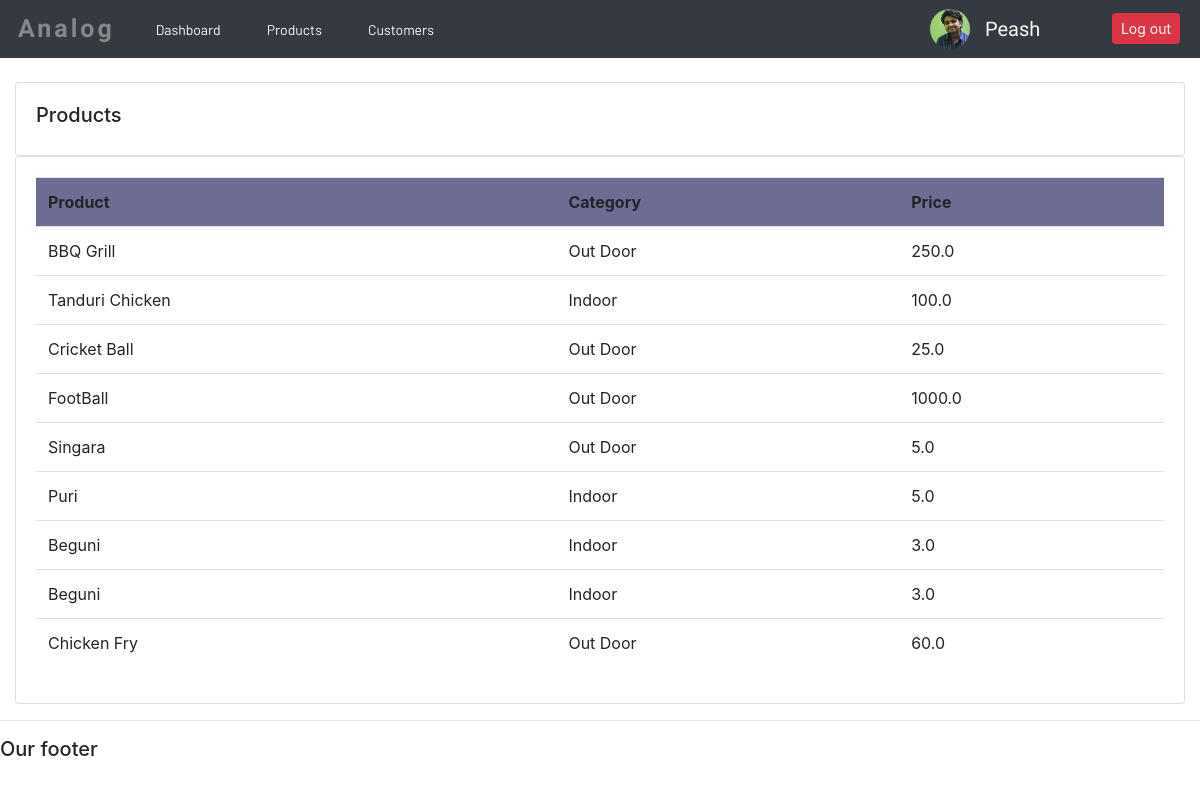
Screenshot of /products/ (signed in) with the database file from the repository.
### analog/models.py (models this page shows, shortened)
class Customer(models.Model):
    user = models.OneToOneField(User, null=True, on_delete=models.CASCADE)
    name = models.CharField(max_length=200, null=True)
    phone = models.CharField(max_length=11, null=True)
    image=models.ImageField(default='defult.png',null=True,blank=True)
    email = models.CharField(max_length=50, null=True)
    date_created = models.DateTimeField(auto_now_add=True)

class Product(models.Model):
    CATAGORY = (
        ('Indoor', 'Indoor'),
        ('Out Door', 'Out Door'),
    )
    name = models.CharField(max_length=200, null=True)
    price = models.FloatField(null=True)
    catagory = models.CharField(max_length=200, null=True, choices=CATAGORY)
    description = models.CharField(max_length=200, null=True, blank=True)
    date_creates = models.DateTimeField(auto_now_add=True)
    tags = models.ManyToManyField(Tag)

### analog/c_decorators.py (the view)
        def wraper_function(request, *args, **kwargs):
            group = None
            if request.user.groups.exists():
                group = request.user.groups.all()[0].name
            if group in allowed_roles:
                return view_func(request, *args, **kwargs)
            else:
                return HttpResponse("you are not authorised to view this page..")

### analog/views.py (called while the page is built)
@login_required(login_url='log_in')
@allowed_users(allowed_roles=['Admin'])
def products(request):
    product = Product.objects.all()
    context = {
        "product": product
    }
    return render(request, "analog/products.html", context)

### templates/analog/products.html
{% extends 'analog/main.html' %}
{% block content %}
		<br>
		<div class="row">
			<div class="col-md">
				<div class="card card-body">
					<h5>Products</h5>
				</div>
				<div class="card card-body">
					<table class="table">
						<tr>
							<th>Product</th>
							<th>Category</th>
							<th>Price</th>
						</tr>
						{% for i in product %}
						<tr>
							<td>{{ i.name }}</td>
							<td>{{ i.catagory }}</td>
							<td>{{ i.price }}</td>
						</tr>
						{%  endfor %}
					</table>
				</div>
			</div>
		</div>
{% endblock content %}

### templates/analog/navbar.html (shortened to what this page needs)
{% load static %}
<nav class="navbar navbar-expand-lg navbar-dark bg-dark">
  <a class="navbar-brand" href="#"><p id="logo">Analog</p></a>
  <div class="collapse navbar-collapse" id="navbarNav">
    {% if request.user.is_staff %}
        <ul class="navbar-nav">
      <li class="nav-item active">
        <a class="nav-link" href="{% url 'home' %}"><p>Dashboard</p></a>
      </li>
      <li class="nav-item">
        <a class="nav-link" href="{% url 'products' %}"><p>Products</p></a>
      </li>
      <li class="nav-item">
        <a class="nav-link" href="#"><p>Customers</p></a>
      </li>
    </ul>
        {% else %}
        <ul class="navbar-nav">
        <li class="nav-item">
        <a class="nav-link" href="{% url 'user_setting' %}"><p>Setting</p></a>
      </li>
        </ul>
      {% endif %}
      <div class="profile">
        <div id="profile">
            <span id="profile_name"><p>{{ request.user.username }}</p></span>
          <div class="pp"><img src="{{ request.user.customer.image.url }}"></div>
        </div>
        <span id="logout"><a id="logout_btn" href="{% url 'log_out' %}" class="btn btn-sm btn-danger">Log out</a> </span>
    </div>
  </div>
</nav>

### static/css/main.css (style rules this page uses)
table { border-radius: 3px; }
tr:nth-child(1) { background-color: #6d6d94; }

### static/css/nbar.css (style rules this page uses)
.navbar-brand #logo { padding: 0; margin: 0; font-weight: 800; color: rgba(253, 253, 253, 0.4); font-size: 25px; letter-spacing: 3px; }
.navbar-brand { padding: 2px; }
.nav-link p { color: rgb(251, 251, 251); font-family: 'Barlow', sans-serif; font-size: 14px; padding: 5px 15px; width: fit-content; border-radius: 3px; margin: 0; }
.nav-link { margin: 0; height: 30px; padding: 0; }

### templates/analog/navbar.html (style rules this page uses)
.profile { display: flex; width: 250px; justify-content: space-between; position: absolute; right: 20px; align-items: center; }
#profile_name { padding: 0; margin: 0; }
#profile_name p { color: #f8f8f8; padding: 0; margin: 0; font-size: 20px; font-family: 'Zen Tokyo Zoo', cursive; }
#logo { font-family: 'Righteous', cursive; }
.pp { height: 40px; width: 40px; display: flex; align-items: center; justify-content: center; border-radius: 50%; margin-right: 15px; box-sizing: border-box; overflow: hidden; }
.pp img { height: auto; width: 40px; }
#profile { display: flex; flex-direction: row-reverse; width: fit-content; align-items: center; }

### rows the page displays
Product: name "BBQ Grill", catagory "Out Door", price "250.0"
Product: name "Tanduri Chicken", catagory "Indoor", price "100.0"
Product: name "Cricket Ball", catagory "Out Door", price "25.0"
Product: name "FootBall", catagory "Out Door", price "1000.0"
Product: name "Singara", catagory "Out Door", price "5.0"
Product: name "Puri", catagory "Indoor", price "5.0"
Product: name "Beguni", catagory "Indoor", price "3.0"
Product: name "Beguni", catagory "Indoor", price "3.0"
Product: name "Chicken Fry", catagory "Out Door", price "60.0"

### other values shown
{{ request.user.username }} "Peash"
